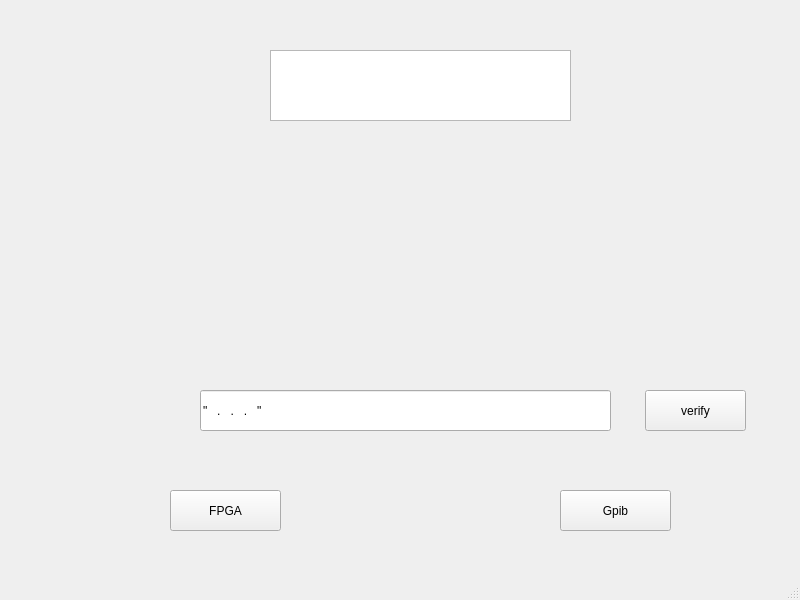
<?xml version="1.0" encoding="UTF-8"?>
<ui version="4.0">
 <class>MainWindow</class>
 <widget class="QMainWindow" name="MainWindow">
  <property name="geometry">
   <rect>
    <x>0</x>
    <y>0</y>
    <width>800</width>
    <height>600</height>
   </rect>
  </property>
  <property name="windowTitle">
   <string>MainWindow</string>
  </property>
  <widget class="QWidget" name="centralwidget">
   <widget class="QLineEdit" name="lineEdit">
    <property name="geometry">
     <rect>
      <x>200</x>
      <y>390</y>
      <width>411</width>
      <height>41</height>
     </rect>
    </property>
    <property name="whatsThis">
     <string>&lt;html&gt;&lt;head/&gt;&lt;body&gt;&lt;p&gt;Enter IP address&lt;/p&gt;&lt;/body&gt;&lt;/html&gt;</string>
    </property>
    <property name="inputMask">
     <string>&quot;000.000.000.000&quot;; </string>
    </property>
   </widget>
   <widget class="QPushButton" name="pushButton">
    <property name="geometry">
     <rect>
      <x>645</x>
      <y>390</y>
      <width>101</width>
      <height>41</height>
     </rect>
    </property>
    <property name="text">
     <string>verify</string>
    </property>
   </widget>
   <widget class="QPushButton" name="pushButton_2">
    <property name="geometry">
     <rect>
      <x>560</x>
      <y>490</y>
      <width>111</width>
      <height>41</height>
     </rect>
    </property>
    <property name="text">
     <string>Gpib</string>
    </property>
   </widget>
   <widget class="QPushButton" name="pushButton_3">
    <property name="geometry">
     <rect>
      <x>170</x>
      <y>490</y>
      <width>111</width>
      <height>41</height>
     </rect>
    </property>
    <property name="text">
     <string>FPGA</string>
    </property>
   </widget>
   <widget class="QGraphicsView" name="graphicsView">
    <property name="geometry">
     <rect>
      <x>270</x>
      <y>50</y>
      <width>301</width>
      <height>71</height>
     </rect>
    </property>
   </widget>
  </widget>
  <widget class="QMenuBar" name="menubar">
   <property name="geometry">
    <rect>
     <x>0</x>
     <y>0</y>
     <width>800</width>
     <height>25</height>
    </rect>
   </property>
  </widget>
  <widget class="QStatusBar" name="statusbar"/>
 </widget>
 <resources/>
 <connections/>
</ui>
